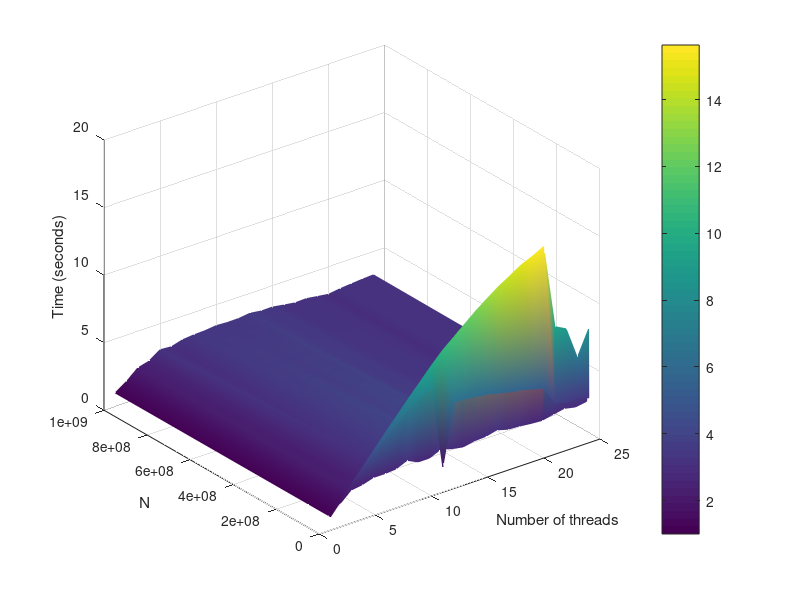
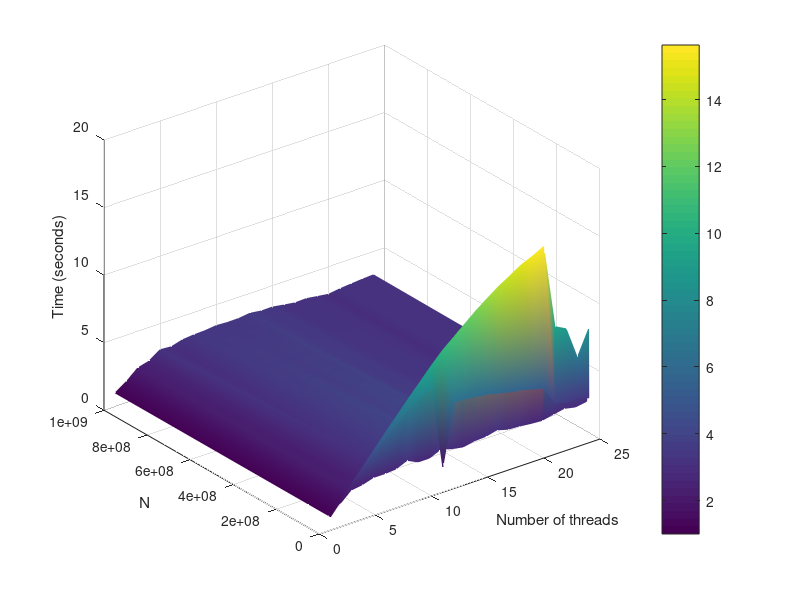
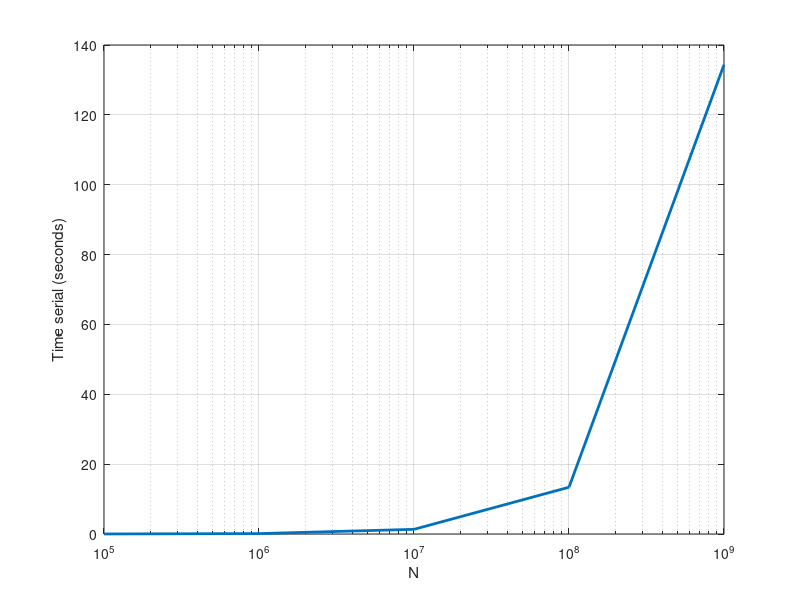
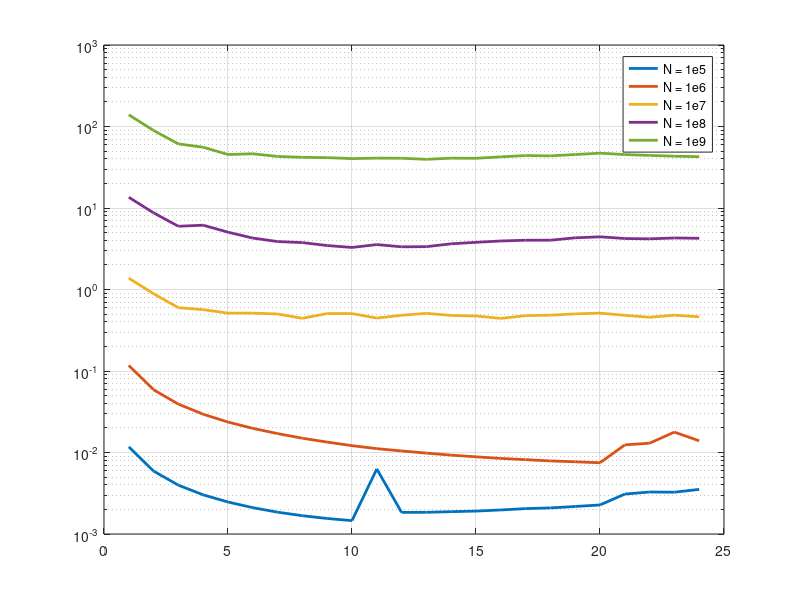

Recreate these plots in MATLAB, in order.


N104r = [0.0117127, 0.00590447, 0.00401243, 0.00297178, 0.00238475, 0.002031, 0.00179292, 0.0015695, 0.0014335, 0.00126738, 0.00558847, 0.00383368, 0.00370472, 0.00348392, 0.0033821, 0.00324851, 0.00313251, 0.00306555, 0.00308981, 0.00305984, 0.00139966, 0.00139099, 0.00197757, 0.00124118];
N104c = [0.0117369,0.00591208,0.00397129,0.00302294,0.00246953,0.00210405,0.00185314,0.00167689,0.00155003,0.00145877,0.0062822,0.00184111,0.00184618,0.00187956,0.001911,0.00197282,0.00204923,0.00208955,0.0021769,0.00227135,0.00308909,0.00327671,0.00325783,0.00352735];

N105r = [0.116743, 0.0587441, 0.0402386, 0.0298553, 0.0240069, 0.0204888, 0.0178064, 0.0158375, 0.0141069, 0.0123897, 0.0117942, 0.0159829, 0.0200604, 0.0206648, 0.00934233, 0.00940115, 0.00868917, 0.00827529, 0.00831904, 0.0141445, 0.0122947, 0.0121321, 0.011081, 0.0120604];
N105c = [0.116939,0.0588289,0.0392199,0.0294769,0.0236458,0.0197785,0.0170562,0.0149692,0.0134174,0.0121334,0.0111504,0.010449,0.00982914,0.0092817,0.0088479,0.0084617,0.00817177,0.00788272,0.00769636,0.00748128,0.0123971,0.0130115,0.0177907,0.0139145];

N106r = [1.37993, 0.852964, 0.534794,0.397094,0.3166,0.272118, 0.246518,0.203737,0.203635,0.162163,0.183311,0.172779,0.154478,0.164257,0.146337,0.168609,0.131969,0.146683,0.167417,0.137453,0.138696,0.181752,0.161614,0.11629];
N106c = [1.37732,0.886743,0.597724,0.566476,0.512775,0.513363,0.500773,0.443102,0.507215,0.506619,0.445987,0.4828,0.509962,0.480237,0.47326,0.442053,0.477765,0.484687,0.502316,0.513225,0.482379,0.456235,0.484153,0.462431];

N107r = [13.549,8.68279,5.88231,4.60239,3.20319,3.09252,2.68257,2.32122,2.09336,1.89561,1.81687,1.77822,1.95942,1.52377,1.83734,1.51115,1.51872,1.79592,1.39178,1.21523,1.26804,1.30487,1.63174,1.98685];
N107c = [13.5394,8.7218,5.96696,6.15415,5.0518,4.27452,3.87584,3.76328,3.46276,3.27902,3.55779,3.33987,3.35382,3.63705,3.79382,3.93905,4.02356,4.02597,4.30574,4.43136,4.22251,4.18338,4.28819,4.25024];

N108r = [139.12,89.1451,53.3141,39.3163,30.9979,27.0999,26.9724,22.481,19.8514,19.5047,16.8454,17.1125,14.2208,14.5349,13.1996,14.6184,13.8253,13.5662,16.5439,15.2471,23.2421,23.9223,27.0329,26.3931];
N108c = [139.124,89.3167,61.1189,55.6872,45.3139,46.2808,42.8743,41.8577,41.4777,40.3602,40.9104,40.7739,39.5505,40.883,40.7313,42.4019,44.0415,43.6016,45.3102,47.0689,45.2569,44.1683,43.2116,42.5945];


serialN = [0.0116948,0.116749,1.33646,13.3887,134.353];

N = [100000,1000000,10000000,100000000,1000000000];

thread = [1,2,3,4,5,6,7,8,9,10,11,12,13,14,15,16,17,18,19,20,21,22,23,24];

N104rEff = N104r(1)./N104r
N105rEff = N105r(1)./N105r
N106rEff = N106r(1)./N106r
N107rEff = N107r(1)./N107r
N108rEff = N108r(1)./N108r


N104cEff = N104c(1)./N104c
N105cEff = N105c(1)./N105c
N106cEff = N106c(1)./N106c
N107cEff = N107c(1)./N107c
N108cEff = N108c(1)./N108c



Z = [N104cEff;N105cEff;N106cEff;N107cEff;N108cEff];


figure()
surf(thread,N,Z,"FaceColor", "interp","EdgeColor", "interp")
xlabel("Number of threads")
ylabel("N")
zlabel("Time (seconds)")
colorbar
pause()



figure()
surf(thread,N,Z,"FaceColor", "interp","EdgeColor", "interp")
xlabel("Number of threads")
ylabel("N")
zlabel("Time (seconds)")
colorbar

pause()

figure()
semilogx(N, serialN,'Linewidth',2)
grid on 
xlabel("N")
ylabel("Time serial (seconds)")


figure()
semilogy(thread, N104c,'Linewidth',2)
hold on 
semilogy(thread, N105c,'Linewidth',2)
hold on 
semilogy(thread, N106c, 'Linewidth',2)
hold on 
semilogy(thread, N107c, 'Linewidth',2)
hold on 
semilogy(thread, N108c, 'Linewidth',2)
legend("N = 1e5","N = 1e6","N = 1e7","N = 1e8","N = 1e9") %
grid on

